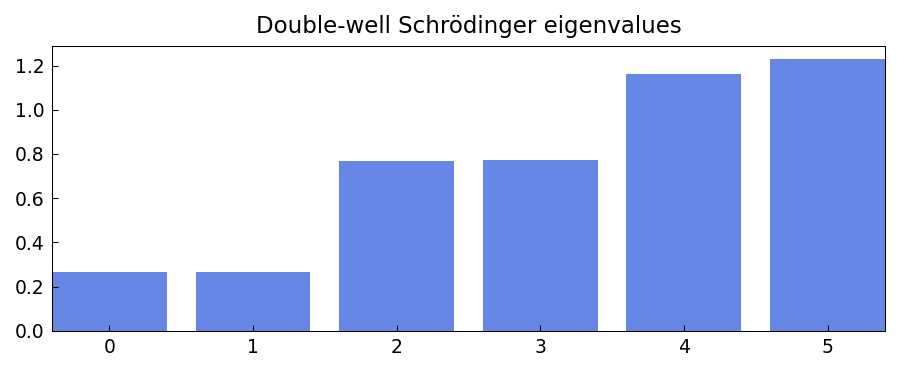

Reproduce this figure in Python.
"""Double-well Schrodinger eigenstates.

The Schrodinger equation with a smooth double-well potential:
    -c * u''(x) + V(x)*u(x) = lambda * u(x), u(-1) = u(1) = 0

where V(x) = 5*(x^2 - 0.5)^2 has minima at x = ±1/sqrt(2) and a
barrier at x=0, creating a quantum double well.

Credit: Inspired by Chebfun example ode-eig/DoubleWell.m.
Original MATLAB Chebfun: Copyright 2017 by The University of Oxford and
The Chebfun Developers. See https://www.chebfun.org/ for Chebfun information.
"""
import os; os.environ.setdefault("XLA_PYTHON_CLIENT_PREALLOCATE", "false")

import matplotlib
matplotlib.use("Agg")
import matplotlib.pyplot as plt
import jax.numpy as jnp
import numpy as np
import sys, os
sys.path.insert(0, os.path.join(os.path.dirname(__file__), '..', '..', 'src'))

import chebfunjax as cj
from chebfunjax.plotting import chebfun_style
chebfun_style()

from chebfunjax.plotting import plot
from chebfunjax.operators.chebop import Chebop

def run():
    print("=" * 60)
    print("Double-well Schrodinger equation eigenstates")
    print("=" * 60)

    c = 0.007
    dom = (-1.0, 1.0)
    n_eigs = 6

    # Use a smooth double-well potential: V(x) = 5*(x^2 - 0.5)^2
    # This has minima at x = ±1/sqrt(2) ≈ ±0.707 and a barrier at x=0
    N = Chebop(
        lambda x, u: -c * u.diff(2) + 5.0 * (x**2 - 0.5)**2 * u,
        domain=dom
    )
    N.lbc = 0.0
    N.rbc = 0.0

    lam = N.eigs(k=n_eigs)
    lam_real = np.sort(np.real(np.array(lam)))

    print(f"\nDouble-well potential V(x)=5*(x^2-0.5)^2, c={c}:")
    print(f"  First {n_eigs} eigenvalues:")
    for i, l in enumerate(lam_real):
        print(f"    lam_{i+1} = {l:.8f}")

    # Basic sanity checks:
    # All eigenvalues should be positive (V >= 0 and c > 0)
    assert np.all(lam_real > 0), "Eigenvalues should be positive"
    # They should be increasing
    assert np.all(np.diff(lam_real) > 0), "Eigenvalues should be increasing"
    # First eigenvalue is the ground state energy
    print(f"\n  Ground state energy: lam_1 = {lam_real[0]:.6f}")

    # --- Plots -------------------------------------------------------
    _here = os.path.dirname(os.path.abspath(__file__))
    import matplotlib.pyplot as _plt
    import numpy as _np
    fig, ax = _plt.subplots()
    _lam_real = _np.sort(_np.real(_np.array(lam[:n_eigs])))
    ax.bar(_np.arange(n_eigs), _lam_real, color="#4169E1", alpha=0.8)
    ax.set_title("Double-well Schrödinger eigenvalues", fontsize=11)
    fig.set_facecolor("white")
    fig.tight_layout()
    fig.savefig(os.path.join(_here, "double_well.png"),
                dpi=150, bbox_inches="tight")
    _plt.close(fig)

    print("\nAll assertions passed.")
    return True

if __name__ == "__main__":
    run()
